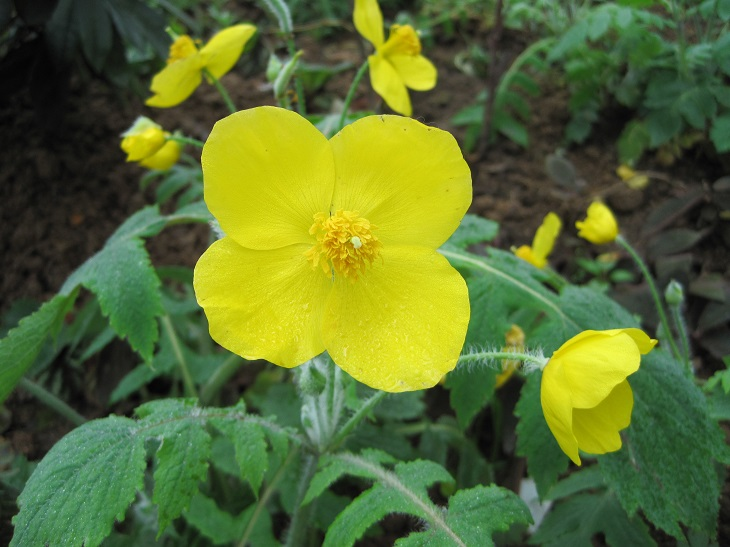
#> input picture 图像直方图/image0.jpg, 730 x 547 px
$ jupyter execute --allow-errors '图片直方图.ipynb'   (older library calls are emulated)
#> lines starting #> are read from the running program, lines starting #| are printed output that depends on the picture
## 彩色图片直方图

最重要的图像美化效果是直方图均衡化，直方图分为灰度图的直方图和彩色图的直方图两种，彩色图片有RGB三种颜色的直方图。
可以通过直方图均衡化使图像的直方图分布更均匀，经过直方图均衡化后，图片的亮度和清晰度的效果会更好。

直方图中横坐标表示0-255的颜色等级，纵坐标是每个颜色等级在整张图片中出现的概率(0-1)，即通常是归一化后的直方图。

[说说直方图均衡化](https://zhuanlan.zhihu.com/p/32857009)

直方图是很多空间域图像处理技术的基础，可以有效的用于图像增加，图像压缩与分割等各个方面。
* 在较暗的图中，直方图的组成成分集中在灰度级低的一侧
* 在比较亮的图中，直方图的组成成分集中在了灰度级高的一侧
* 在低对比度的图中，直方图窄而且集中在中间的区域
* 在高对比度的图中，直方图覆盖了灰度级很宽的范围，而且像素的分布比较均匀

如果要从美学的角度调整一幅灰度图，要尽可能保证该图像的直方图能覆盖全部的灰度等级并且分布均匀，那么图像就有了高对比度和多变的灰度色调。
直方图的均衡化，是一种变换函数使得其对原图进行变换后，得到的新图像能够满足上面所说的直方图的分布要求。

[cell 1]
import cv2
import numpy as np

def ImageHist(image,type): # 直方图的统计
    color = (255,255,255)
    windowName = 'Gray'
    if type == 31: # blue
        color = (255,0,0)
        windowName = 'B Hist'
    elif type == 32: # green
        color = (0,255,0)
        windowName = 'G Hist'
    elif type == 33: # red
        color = (0,0,255)
        windowName = 'R Hist'

    # 计算图片的直方图：
    # 1 image 2 直方图通道,[0]表示灰度直方图 4 直方图的柱状数 5 灰度值范围0-255
    hist = cv2.calcHist([image], [0], None, [256], [0.0,255.0])
    # print(hist.shape) # (256, 1)
    # 计算当前直方图中最大值和最小值以及对应的下标
    minV, maxV, minL, maxL = cv2.minMaxLoc(hist)
    # 创建画布
    histImg = np.zeros([256,256,3], np.uint8) # 彩色图
    for h in range(256): # 对于每个灰度等级(0-255)
        intenNormal = int(hist[h]*256/maxV) # 归一化数组
        cv2.line(histImg, (h,256), (h,256-intenNormal), color)
    cv2.imshow(windowName, histImg)

    return histImg

[cell 2]
img = cv2.imread('image0.jpg',1)
#> img is the input picture: shape (547, 730, 3); mean B, G, R 48.7, 109.6, 90.1
# cv2.imshow('src', img)

channels = cv2.split(img)# BGR - B G R
print(img.shape)
#| (547, 730, 3)
print(np.array(channels).shape)
#| (3, 547, 730)

for i in range(len(channels)):
    ImageHist(channels[i], 31+i)
#> this loop made 3 passes
#> (color in ImageHist, windowName in ImageHist, maxV in ImageHist, minL in ImageHist, maxL in ImageHist) on passes 1 to 2: ((255, 0, 0), 'B Hist', 6211, (0, 204), (0, 41)), ((0, 255, 0), 'G Hist', 3003, (0, 0), (0, 208))
#> (color in ImageHist, windowName in ImageHist, maxV in ImageHist, maxL in ImageHist) on pass 3: ((0, 0, 255), 'R Hist', 5519, (0, 49))
#> pass 1, in ImageHist, `cv2.imshow(windowName, histImg)`:
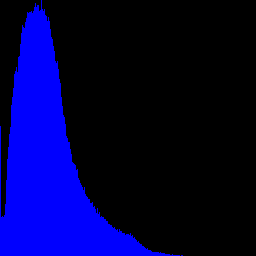
#> window 'B Hist': shape (256, 256, 3); mean B, G, R 63.6, 0, 0
#> pass 2, in ImageHist (call 2), `cv2.imshow(windowName, histImg)`:
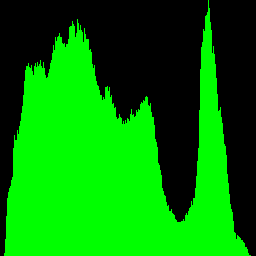
#> window 'G Hist': shape (256, 256, 3); mean B, G, R 0, 132, 0
cv2.waitKey(0)

无需分离通道，用折线来描绘直方图的边界可在一副图中同时绘制三个通道的直方图

[直方图的计算与显示](https://blog.csdn.net/sunny2038/article/details/9097989)

[cell 3]
import cv2
import numpy as np

img = cv2.imread('image0.jpg', 1)
h = np.zeros((256,256,3)) #创建用于绘制直方图的全0图像

bins = np.arange(256).reshape(256,1) #保存直方图中各bin的顶点位置
color = [(255,0,0),(0,255,0),(0,0,255)] #BGR三种颜色
for ch, col in enumerate(color):
    originHist = cv2.calcHist([img],[ch],None,[256],[0,256])
    cv2.normalize(originHist, originHist, 0, 255*0.9, cv2.NORM_MINMAX)
    hist=np.int32(np.around(originHist))
    pts = np.column_stack((bins,hist))
    cv2.polylines(h,[pts],False,col)

h=np.flipud(h)
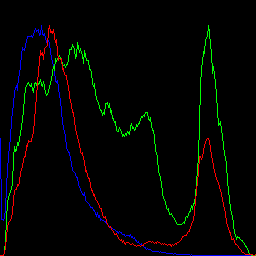
#> h: shape (256, 256, 3) float64; mean B, G, R 2.7, 4.5, 3.2

cv2.imshow('colorhist',h)
cv2.waitKey(0)
#> Out = 27

## 直方图均衡化（API）

对RGB图像进行直方图均衡化会改变图像的整体颜色，如果直方图均衡化后不想改变整体的颜色，而只是进行亮度增强或直方图离散化，可以采用**YUV**的形式，只把Y通道进行直方图离散化。

[cell 4]
#灰度 直方图均衡化
import cv2
import numpy as np
img = cv2.imread('image0.jpg',1)
gray = cv2.cvtColor(img,cv2.COLOR_BGR2GRAY)
cv2.imshow('src',gray)
dst = cv2.equalizeHist(gray) # 直方图均衡化
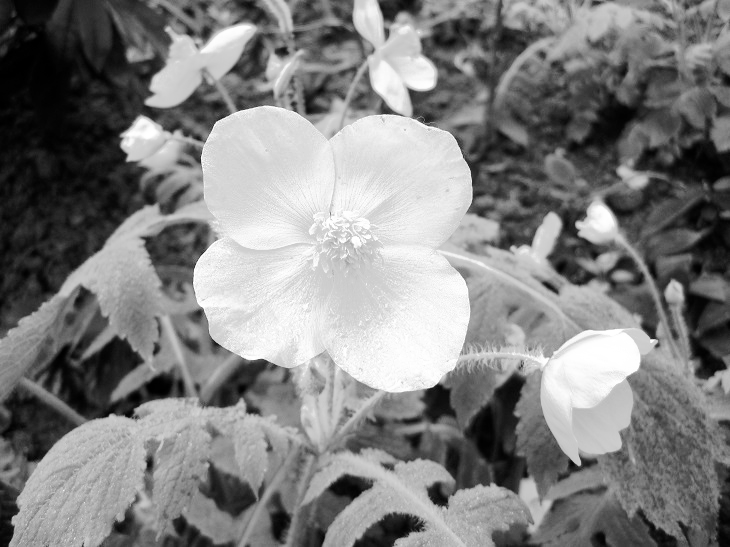
#> dst: shape (547, 730); min 0, max 255, mean 128.2
cv2.imshow('dst',dst)
cv2.waitKey(0)
#> Out = 27

# 图像经过直方图均衡化后，灰度图更加明亮

[cell 5]
#彩色 直方图均衡化
import cv2
import numpy as np
img = cv2.imread('image0.jpg',1)
cv2.imshow('src',img)
(b,g,r) = cv2.split(img) # 通道分解
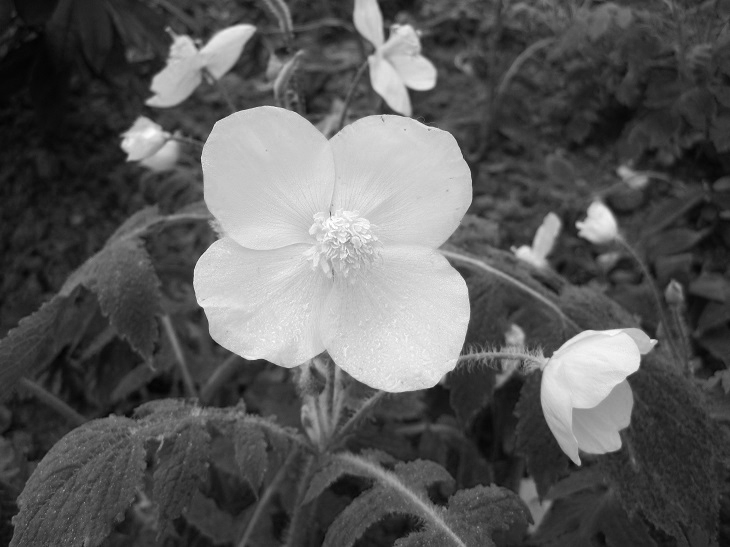
#> r: shape (547, 730); min 3, max 255, mean 90.1
# equalizeHist()只能传入单通道
bH = cv2.equalizeHist(b)
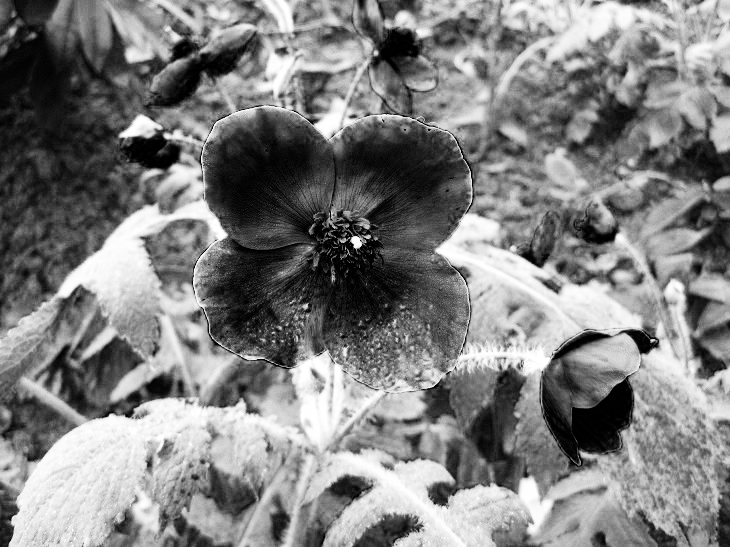
#> bH: shape (547, 730); min 0, max 255, mean 127.9
gH = cv2.equalizeHist(g)
rH = cv2.equalizeHist(r)
result = cv2.merge((bH,gH,rH)) # 通道合成
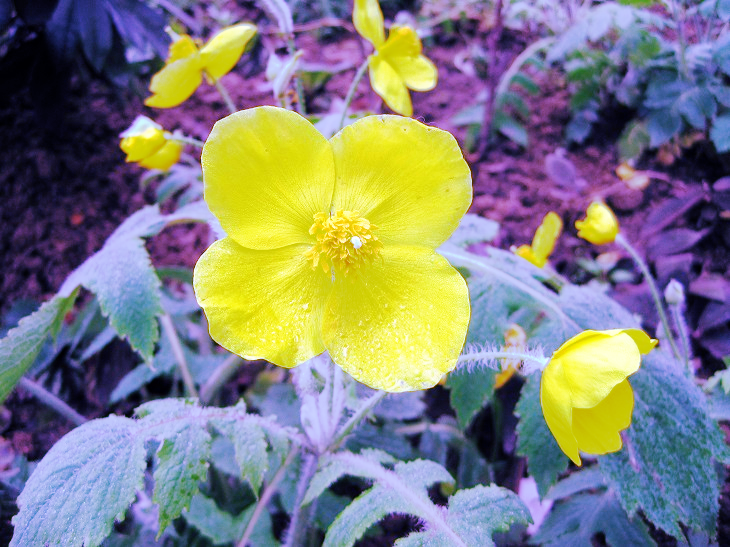
#> result: shape (547, 730, 3); mean B, G, R 127.9, 128.2, 128.6
cv2.imshow('dst',result)
cv2.waitKey(0)
#> Out = 27

[cell 6]
#YUV 直方图均衡化
import cv2
import numpy as np
img = cv2.imread('image0.jpg',1)
imgYUV = cv2.cvtColor(img,cv2.COLOR_BGR2YCrCb) # 转换为YUV
#> imgYUV: shape (547, 730, 3); mean of channels 0, 1, 2 96.8, 123.2, 100.9
cv2.imshow('src',img)

channelYUV = cv2.split(imgYUV)
print(np.array(channelYUV).shape)
#| (3, 547, 730)
#> (the rest of this cell did not finish here and is left out)

## 灰度直方图

[cell 7]
# 本质：统计每个像素灰度出现的概率p，横坐标是0-255，纵坐标是概率p
import cv2
import numpy as np
import matplotlib.pyplot as plt
img = cv2.imread('image0.jpg',1)
imgInfo = img.shape
#> imgInfo = (547, 730, 3)
height = imgInfo[0]
#> height = 547
width = imgInfo[1]
#> width = 730
gray = cv2.cvtColor(img,cv2.COLOR_BGR2GRAY)
count = np.zeros(256, np.float) # 记录每个灰度值出现的个数

# [7 lines of commented-out code are left out]

keys = np.unique(gray)
#> keys = 232 values from 4 to 236
for key in keys:
    count[key] = np.sum(gray==key)
#> after the loop, count = 256 values, max 4024 at index 64, min 0 at index 0, mean 1559.8

prob = count / (height*width) # 求得概率
#> prob = 256 values, max 0.0101 at index 64, min 0 at index 0, mean 0.00391
x = np.linspace(0, 255, 256)
plt.figure()
# 1 横坐标 2 纵坐标 3 线宽 4 透明度
plt.bar(x, prob, 0.9, alpha=1, color='gray')
plt.show()
#> figure, not shown here; tallest bar 0.0101 high, from x = 63.55 to 64.45

## 彩色直方图

[cell 8]
import cv2
import numpy as np
import matplotlib.pyplot as plt
img = cv2.imread('image0.jpg',1)
imgInfo = img.shape
height = imgInfo[0]
width = imgInfo[1]

count_b = np.zeros(256, np.float)
count_g = np.zeros(256, np.float)
count_r = np.zeros(256, np.float)

# [13 lines of commented-out code are left out]

(b,g,r) = cv2.split(img)
keys = np.arange(256)
for key in keys:
    count_b[key] = np.sum(b==key)
    count_g[key] = np.sum(g==key)
    count_r[key] = np.sum(r==key)
#> after the loop, count_b = 256 values, max 6211 at index 41, min 0 at index 204, mean 1559.8; count_g = 256 values, max 3003 at index 208, min 0 at index 0, mean 1559.8; count_r = 256 values, max 5519 at index 49, min 0 at index 0, mean 1559.8
prob_b = count_b / (height*width)
#> prob_b = 256 values, max 0.0156 at index 41, min 0 at index 204, mean 0.00391
prob_g = count_g / (height*width)
#> prob_g = 256 values, max 0.00752 at index 208, min 0 at index 0, mean 0.00391
prob_r = count_r / (height*width)
#> prob_r = 256 values, max 0.0138 at index 49, min 0 at index 0, mean 0.00391

x = np.linspace(0,255,256)
fig = plt.figure(figsize=(16,5)) # 幕布
ax1 = fig.add_subplot(1,3,1)
ax1.bar(x,prob_b,0.9,alpha=1,color='b')
ax2 = fig.add_subplot(1,3,2)
ax2.bar(x,prob_g,0.9,alpha=1,color='g')
ax3 = fig.add_subplot(1,3,3)
ax3.bar(x,prob_r,0.9,alpha=1,color='r')
plt.show()
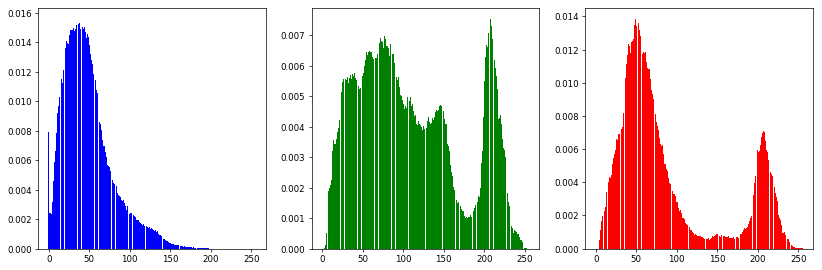
#> figure drawn by matplotlib, 3 panels; panel 1: tallest bar 0.0156 high, from x = 40.55 to 41.45; panel 2: tallest bar 0.00752 high, from x = 207.6 to 208.5; panel 3: tallest bar 0.0138 high, from x = 48.55 to 49.45

## 灰度直方图均衡化

在直方图中纵坐标表示每个灰度等级对应的概率。
```python
灰度等级  概率  累积概率
1         0.02   0.02
2         0.01   0.03
3         0.03   0.06
...
```

累积概率就是加上之前所有灰度等级的概率，256个灰度等级，每个灰度等级都会有一个概率和一个累积概率。值越大的像素累积概率越高。
比如灰度值为100的像素的累计概率为0.5，就用255\*0.5代替该像素这个值，其他灰度等级的像素都按照这种方式进行更新，就可以实现直方图的均衡化。

对一幅图像做一次直方图均衡化，和做多次的结果是一样的。
一幅图像只能对应一个直方图，但是一个直方图可以对应多幅图像，这说明了直方图和图像的像素位置没有直接的关系，只是统计了在一个灰度级出现的像素个数的多少，并不知道这些像素值具体分布在这张图像上的什么位置。

[cell 9]
# 1 统计每个颜色出现的概率 2 累计概率 3 0-255 255*p 4 new pixel
import cv2
import numpy as np
import matplotlib.pyplot as plt

# 统计每个灰度值出现的概率
def pixel_num(gray):
    count = np.zeros(256, np.float)

     # 计算每个灰度等级的概率
    keys = np.unique(gray)
#> keys = 232 values from 4 to 236
    for key in keys:
        count[key] = np.sum(gray==key)
    probs = count / (height*width)
#> probs has the same summary as prob outside pixel_num
    return probs

img = cv2.imread('image0.jpg',1)
imgInfo = img.shape
height = imgInfo[0]
width = imgInfo[1]
gray = cv2.cvtColor(img,cv2.COLOR_BGR2GRAY)
cv2.imshow('src',gray)

probs = pixel_num(gray)
#> probs has the same summary as prob

#计算累计概率
prob_sum = np.zeros(256, np.float)
for i in range(0,256):
    prob_sum[i] = np.sum(probs[:i+1])
#> after the loop, prob_sum = 256 values from 0 to 1
# for i in range(1,256):
#     prob_sum[i] = prob_sum[i-1]+probs[i]

# 计算映射表
map_table = (prob_sum * 255).astype(np.uint8)
#> map_table = 256 values from 0 to 255

# 映射
for i in range(0,height):
    for j in range(0,width):
        pixel = gray[i,j]
        gray[i,j] = map_table[pixel]

probs2 = pixel_num(gray)
#> the loop in pixel_num (call 2), `for key in keys:` made 177 passes
#> key on passes 17 to 19: 18, 19, 21
#> probs2 = 256 values, max 0.0101 at index 88, min 0 at index 14, mean 0.00391

fig = plt.figure(figsize=(12,4)) # 幕布
x = np.linspace(0,255,256)
ax1 = fig.add_subplot(1,2,1) # 选取幕布的前半部分
ax1.bar(x, probs, 0.9, alpha=1, color='gray')
ax2 = fig.add_subplot(1,2,2)
ax2.bar(x, probs2, 0.9, alpha=1, color='gray')
plt.show()
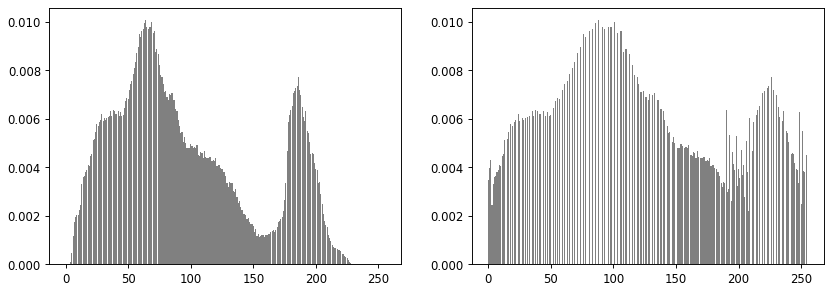
#> figure drawn by matplotlib, 2 panels; panel 1: tallest bar 0.0101 high, from x = 63.55 to 64.45; panel 2: tallest bar 0.0101 high, from x = 87.55 to 88.45

cv2.imshow('dst',gray)
cv2.waitKey(0)
#> Out = 27

## 彩色直方图均衡化

[cell 10]
import cv2
import numpy as np
import matplotlib.pyplot as plt

def pixel_num(img):
    count_b = np.zeros(256,np.float)
    count_g = np.zeros(256,np.float)
    count_r = np.zeros(256,np.float)

    # 计算每个通道中每个等级的概率
    (b,g,r) = cv2.split(img)
    keys = np.arange(256)
    for key in keys:
        count_b[key] = np.sum(b==key)
        count_g[key] = np.sum(g==key)
        count_r[key] = np.sum(r==key)
    probs_b = count_b / (height*width)
#> probs_b has the same summary as prob_b outside pixel_num
    probs_g = count_g / (height*width)
#> probs_g has the same summary as prob_g outside pixel_num
    probs_r = count_r / (height*width)
#> probs_r has the same summary as prob_r outside pixel_num
    return probs_b, probs_g, probs_r

img = cv2.imread('image0.jpg',1)
cv2.imshow('src',img)
imgInfo = img.shape
height = imgInfo[0]
width = imgInfo[1]

probs_b, probs_g, probs_r = pixel_num(img)
#> probs_b has the same summary as prob_b; probs_g has the same summary as prob_g; probs_r has the same summary as prob_r

# 计算累计概率
prob_sum_b = np.zeros(256, np.float)
prob_sum_g = np.zeros(256, np.float)
prob_sum_r = np.zeros(256, np.float)
for i in range(0,256):
    prob_sum_b[i] = np.sum(probs_b[:i+1])
    prob_sum_g[i] = np.sum(probs_g[:i+1])
    prob_sum_r[i] = np.sum(probs_r[:i+1])
#> after the loop, prob_sum_b = 256 values from 0.00795 to 1; prob_sum_g = 256 values from 0 to 1; prob_sum_r = 256 values from 0 to 1

# 计算映射表
map_b = (prob_sum_b * 255).astype(np.uint8)
#> map_b = 256 values from 2 to 255
map_g = (prob_sum_g * 255).astype(np.uint8)
#> map_g = 256 values from 0 to 254
map_r = (prob_sum_r * 255).astype(np.uint8)
#> map_r = 256 values from 0 to 255

# 映射
dst = np.zeros((height,width,3),np.uint8)
for i in range(0,height):
    for j in range(0,width):
        (b,g,r) = img[i,j]
        dst[i,j] = (map_b[b],map_g[g],map_r[r])
#> dst: shape (547, 730, 3)

probs2_b, probs2_g, probs2_r = pixel_num(dst)
#> probs2_b = 256 values, max 0.0156 at index 121, min 0 at index 0, mean 0.00391; probs2_g = 256 values, max 0.00752 at index 227, min 0 at index 12, mean 0.00391; probs2_r = 256 values, max 0.0138 at index 80, min 0 at index 11, mean 0.00391

x = np.linspace(0,255,256)

fig = plt.figure(figsize=(16,5))
ax1 = fig.add_subplot(1,3,1)
ax1.bar(x,probs_b,0.9,alpha=1,color='b')
ax2 = fig.add_subplot(1,3,2)
ax2.bar(x,probs_g,0.9,alpha=1,color='g')
ax3 = fig.add_subplot(1,3,3)
ax3.bar(x,probs_r,0.9,alpha=1,color='r')

fig = plt.figure(figsize=(16,5))
ax1 = fig.add_subplot(1,3,1)
ax1.bar(x,probs2_b,0.9,alpha=1,color='b')
ax2 = fig.add_subplot(1,3,2)
ax2.bar(x,probs2_g,0.9,alpha=1,color='g')
ax3 = fig.add_subplot(1,3,3)
ax3.bar(x,probs2_r,0.9,alpha=1,color='r')

plt.show()
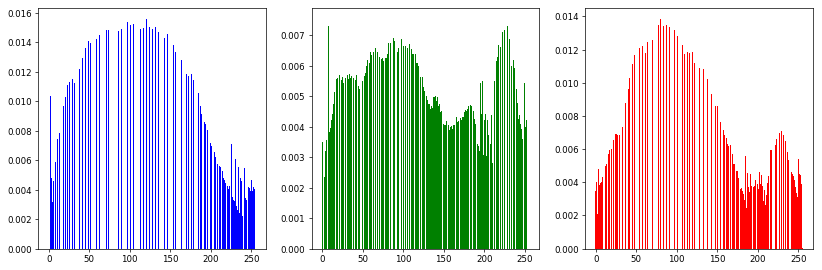
#> figure drawn by matplotlib, 3 panels; panel 1: tallest bar 0.0156 high, from x = 120.5 to 121.5; panel 2: tallest bar 0.00752 high, from x = 226.6 to 227.5; panel 3: tallest bar 0.0138 high, from x = 79.55 to 80.45

cv2.imshow('dst',dst)
cv2.waitKey(0)
#> Out = 27
